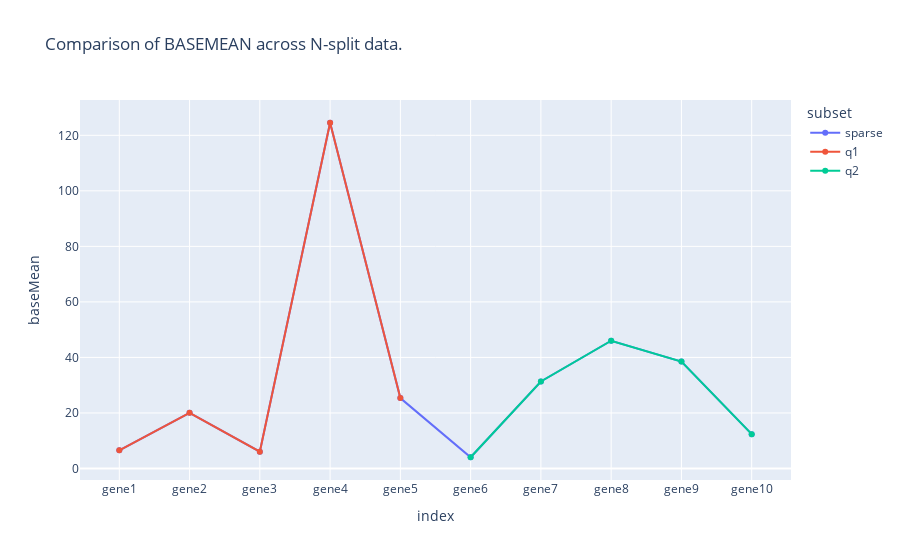
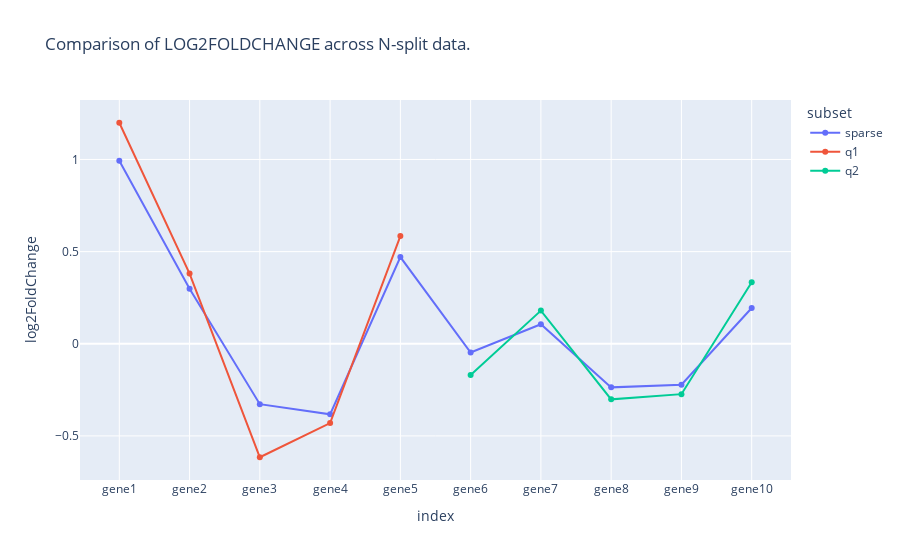
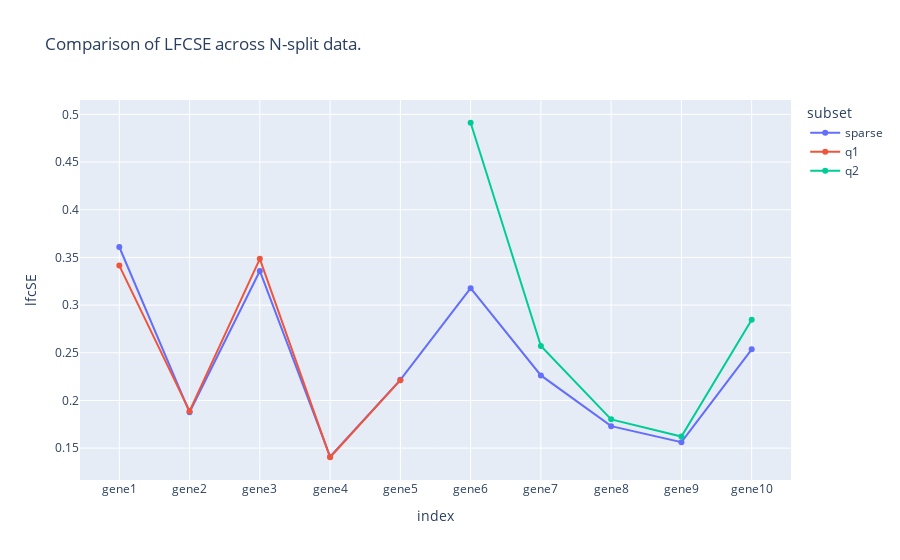
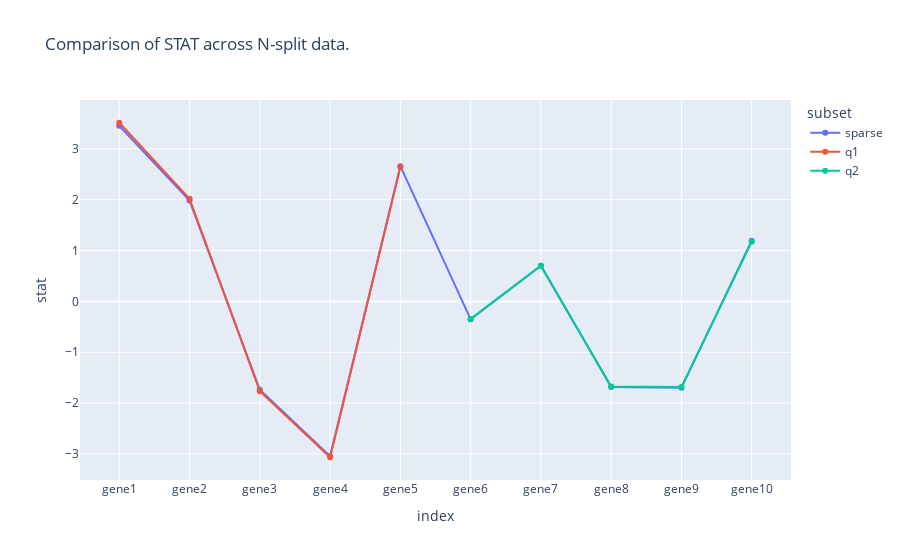

Write notebook code for charts like these, in order.
### Code cell
results_expt5 = pd.concat(results_expt5)

for metric in ["baseMean", "log2FoldChange", "lfcSE", "stat", "pvalue", "padj"]:
    px.line(
        results_expt5.reset_index(),
        x="index",
        y=metric,
        color="subset",
        markers=True,
        title=f"Comparison of {metric.upper()} across N-split data.",
    ).show()

### Figure 1 — Plotly figure (JSON) as saved in the notebook; plotly's stock layout.template omitted (floating-point values rounded to 4 significant figures)
{"data": [{"hovertemplate": "subset=sparse<br>index=%{x}<br>baseMean=%{y}<extra></extra>", "legendgroup": "sparse", "line": {"color": "#636efa", "dash": "solid"}, "marker": {"symbol": "circle"}, "mode": "markers+lines", "name": "sparse", "orientation": "v", "showlegend": true, "type": "scatter", "x": ["gene1", "gene2", "gene3", "gene4", "gene5", "gene6", "gene7", "gene8", "gene9", "gene10"], "xaxis": "x", "y": [6.541, 20.03, 6.039, 124.5, 25.36, 4.044, 31.33, 46.01, 38.5, 12.37], "yaxis": "y"}, {"hovertemplate": "subset=q1<br>index=%{x}<br>baseMean=%{y}<extra></extra>", "legendgroup": "q1", "line": {"color": "#EF553B", "dash": "solid"}, "marker": {"symbol": "circle"}, "mode": "markers+lines", "name": "q1", "orientation": "v", "showlegend": true, "type": "scatter", "x": ["gene1", "gene2", "gene3", "gene4", "gene5"], "xaxis": "x", "y": [6.541, 20.03, 6.039, 124.5, 25.36], "yaxis": "y"}, {"hovertemplate": "subset=q2<br>index=%{x}<br>baseMean=%{y}<extra></extra>", "legendgroup": "q2", "line": {"color": "#00cc96", "dash": "solid"}, "marker": {"symbol": "circle"}, "mode": "markers+lines", "name": "q2", "orientation": "v", "showlegend": true, "type": "scatter", "x": ["gene6", "gene7", "gene8", "gene9", "gene10"], "xaxis": "x", "y": [4.044, 31.33, 46.01, 38.5, 12.37], "yaxis": "y"}], "layout": {"legend": {"title": {"text": "subset"}, "tracegroupgap": 0}, "title": {"text": "Comparison of BASEMEAN across N-split data."}, "xaxis": {"anchor": "y", "domain": [0, 1], "title": {"text": "index"}}, "yaxis": {"anchor": "x", "domain": [0, 1], "title": {"text": "baseMean"}}}}

### Figure 2 — Plotly figure (JSON) as saved in the notebook; plotly's stock layout.template omitted (floating-point values rounded to 4 significant figures)
{"data": [{"hovertemplate": "subset=sparse<br>index=%{x}<br>log2FoldChange=%{y}<extra></extra>", "legendgroup": "sparse", "line": {"color": "#636efa", "dash": "solid"}, "marker": {"symbol": "circle"}, "mode": "markers+lines", "name": "sparse", "orientation": "v", "showlegend": true, "type": "scatter", "x": ["gene1", "gene2", "gene3", "gene4", "gene5", "gene6", "gene7", "gene8", "gene9", "gene10"], "xaxis": "x", "y": [0.9935, 0.2988, -0.3277, -0.3828, 0.4706, -0.0476, 0.1061, -0.2365, -0.2225, 0.1939], "yaxis": "y"}, {"hovertemplate": "subset=q1<br>index=%{x}<br>log2FoldChange=%{y}<extra></extra>", "legendgroup": "q1", "line": {"color": "#EF553B", "dash": "solid"}, "marker": {"symbol": "circle"}, "mode": "markers+lines", "name": "q1", "orientation": "v", "showlegend": true, "type": "scatter", "x": ["gene1", "gene2", "gene3", "gene4", "gene5"], "xaxis": "x", "y": [1.199, 0.3809, -0.6157, -0.4304, 0.5844], "yaxis": "y"}, {"hovertemplate": "subset=q2<br>index=%{x}<br>log2FoldChange=%{y}<extra></extra>", "legendgroup": "q2", "line": {"color": "#00cc96", "dash": "solid"}, "marker": {"symbol": "circle"}, "mode": "markers+lines", "name": "q2", "orientation": "v", "showlegend": true, "type": "scatter", "x": ["gene6", "gene7", "gene8", "gene9", "gene10"], "xaxis": "x", "y": [-0.1691, 0.18, -0.3016, -0.2733, 0.3342], "yaxis": "y"}], "layout": {"legend": {"title": {"text": "subset"}, "tracegroupgap": 0}, "title": {"text": "Comparison of LOG2FOLDCHANGE across N-split data."}, "xaxis": {"anchor": "y", "domain": [0, 1], "title": {"text": "index"}}, "yaxis": {"anchor": "x", "domain": [0, 1], "title": {"text": "log2FoldChange"}}}}

### Figure 3 — Plotly figure (JSON) as saved in the notebook; plotly's stock layout.template omitted (floating-point values rounded to 4 significant figures)
{"data": [{"hovertemplate": "subset=sparse<br>index=%{x}<br>lfcSE=%{y}<extra></extra>", "legendgroup": "sparse", "line": {"color": "#636efa", "dash": "solid"}, "marker": {"symbol": "circle"}, "mode": "markers+lines", "name": "sparse", "orientation": "v", "showlegend": true, "type": "scatter", "x": ["gene1", "gene2", "gene3", "gene4", "gene5", "gene6", "gene7", "gene8", "gene9", "gene10"], "xaxis": "x", "y": [0.3609, 0.1876, 0.3358, 0.141, 0.2216, 0.3177, 0.2263, 0.1731, 0.1562, 0.2536], "yaxis": "y"}, {"hovertemplate": "subset=q1<br>index=%{x}<br>lfcSE=%{y}<extra></extra>", "legendgroup": "q1", "line": {"color": "#EF553B", "dash": "solid"}, "marker": {"symbol": "circle"}, "mode": "markers+lines", "name": "q1", "orientation": "v", "showlegend": true, "type": "scatter", "x": ["gene1", "gene2", "gene3", "gene4", "gene5"], "xaxis": "x", "y": [0.3414, 0.1888, 0.3485, 0.1404, 0.2213], "yaxis": "y"}, {"hovertemplate": "subset=q2<br>index=%{x}<br>lfcSE=%{y}<extra></extra>", "legendgroup": "q2", "line": {"color": "#00cc96", "dash": "solid"}, "marker": {"symbol": "circle"}, "mode": "markers+lines", "name": "q2", "orientation": "v", "showlegend": true, "type": "scatter", "x": ["gene6", "gene7", "gene8", "gene9", "gene10"], "xaxis": "x", "y": [0.4912, 0.2572, 0.1802, 0.1622, 0.2846], "yaxis": "y"}], "layout": {"legend": {"title": {"text": "subset"}, "tracegroupgap": 0}, "title": {"text": "Comparison of LFCSE across N-split data."}, "xaxis": {"anchor": "y", "domain": [0, 1], "title": {"text": "index"}}, "yaxis": {"anchor": "x", "domain": [0, 1], "title": {"text": "lfcSE"}}}}

### Figure 4 — Plotly figure (JSON) as saved in the notebook; plotly's stock layout.template omitted (floating-point values rounded to 4 significant figures)
{"data": [{"hovertemplate": "subset=sparse<br>index=%{x}<br>stat=%{y}<extra></extra>", "legendgroup": "sparse", "line": {"color": "#636efa", "dash": "solid"}, "marker": {"symbol": "circle"}, "mode": "markers+lines", "name": "sparse", "orientation": "v", "showlegend": true, "type": "scatter", "x": ["gene1", "gene2", "gene3", "gene4", "gene5", "gene6", "gene7", "gene8", "gene9", "gene10"], "xaxis": "x", "y": [3.452, 1.983, -1.739, -3.045, 2.659, -0.3521, 0.7001, -1.684, -1.697, 1.193], "yaxis": "y"}, {"hovertemplate": "subset=q1<br>index=%{x}<br>stat=%{y}<extra></extra>", "legendgroup": "q1", "line": {"color": "#EF553B", "dash": "solid"}, "marker": {"symbol": "circle"}, "mode": "markers+lines", "name": "q1", "orientation": "v", "showlegend": true, "type": "scatter", "x": ["gene1", "gene2", "gene3", "gene4", "gene5"], "xaxis": "x", "y": [3.513, 2.017, -1.767, -3.065, 2.642], "yaxis": "y"}, {"hovertemplate": "subset=q2<br>index=%{x}<br>stat=%{y}<extra></extra>", "legendgroup": "q2", "line": {"color": "#00cc96", "dash": "solid"}, "marker": {"symbol": "circle"}, "mode": "markers+lines", "name": "q2", "orientation": "v", "showlegend": true, "type": "scatter", "x": ["gene6", "gene7", "gene8", "gene9", "gene10"], "xaxis": "x", "y": [-0.3443, 0.7001, -1.674, -1.685, 1.174], "yaxis": "y"}], "layout": {"legend": {"title": {"text": "subset"}, "tracegroupgap": 0}, "title": {"text": "Comparison of STAT across N-split data."}, "xaxis": {"anchor": "y", "domain": [0, 1], "title": {"text": "index"}}, "yaxis": {"anchor": "x", "domain": [0, 1], "title": {"text": "stat"}}}}
